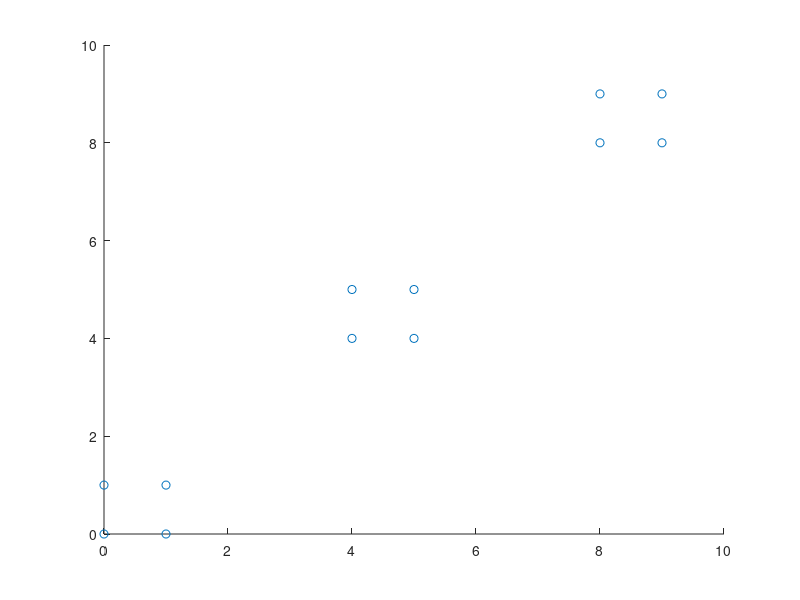

The MATLAB source for this figure: (Note: this script raises an error after producing the figure.)
%% Get Data, Make Guesses
clear
TrainMatrix = ...
[0,0;0,1;1,0;1,1;4,4;4,5;5,4;5,5;8,8;8,9;9,8;9,9;];

% Make guesses on the Mu, Sigma, and Phi. Mu can be guessed using k-means
% algorithm
Mu = [0 0;4,4;8,8;];
Sigma(:,:,1) = [1,0.1;0.1,1];
Sigma(:,:,2) = [1,0.1;0.1,1];
Sigma(:,:,3) = [1,0.1;0.1,1];
Phi = [1/3;1/3;1/3;];

% Indicate number of iterations to make on the E-M algorithm
numiterations=1;

% Run E-M algorithm
numclusters = size(Mu,1);
numfeatures = size(TrainMatrix,2);
numtrainexamples = size(TrainMatrix,1);

w = zeros(numclusters,numtrainexamples);

% Begin while loop (following procedure in page 2-3 of the Mixture of
% Gaussians and EM algorithm section
iter = 0;
while iter < numiterations
    
    % E-step: determine the w-array
    PDF = zeros(numclusters,1);
    for i=1:numtrainexamples
        % E-step
        denom = 0;
        for n=1:numclusters
%             TrainMatrix(i,:)
%             Mu(n,:)
%             Sigma(:,:,n)
            PDF(n) = mvnpdf(TrainMatrix(i,:),Mu(n,:),Sigma(:,:,n))*Phi(n);
            denom = denom+PDF(n);
        end

        % Calculate the w probability for each cluster
        w(:,i) = PDF/sum(PDF);
        
    end

    % M-step
    % Update phi for each category
    for n=1:numclusters
        Phi(n) = sum(w(n,:))/numtrainexamples;
    end
    
    % Update mu for each category
    Mu = zeros(numclusters,numfeatures);
    for n=1:numclusters
        for i=1:numtrainexamples
            Mu(n,:) = Mu(n,:) + w(n,i)*TrainMatrix(i,:);
        end
        % Divide by the total number of each category
        Mu(n,:) = Mu(n,:)/sum(w(n,:));
    end
    % Update Sigma for each category
    Sigma = zeros(numfeatures,numfeatures,numclusters);
    for n=1:numclusters
        for i=1:numtrainexamples
            Sigma(:,:,n) = Sigma(:,:,n) + w(n,i)* ...
                (TrainMatrix(i,:)-Mu(n,:))'*(TrainMatrix(i,:)-Mu(n,:));
            TrainMatrix(i,:)
            Sigma(:,:,n)
        end
        % Divide by the total number of each category
        Sigma(:,:,n) = Sigma(:,:,n)/sum(w(n,:));
    end
    
    iter = iter+1;    
end

%% Plot scatter plot, and contour
scatter(TrainMatrix(:,1),TrainMatrix(:,2))
hold on

% Create contour
for l=1:3
    zz=gmdistribution(Mu(l,:),Sigma(:,:,l),Phi(l));
    ezcontour(@(x,y)pdf(zz,[x y]),[0 10],[0 10],250);
end
